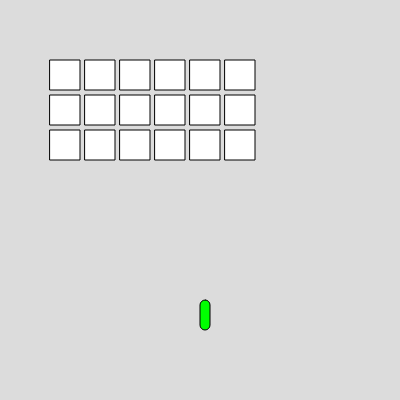
Frame 1 (no input)
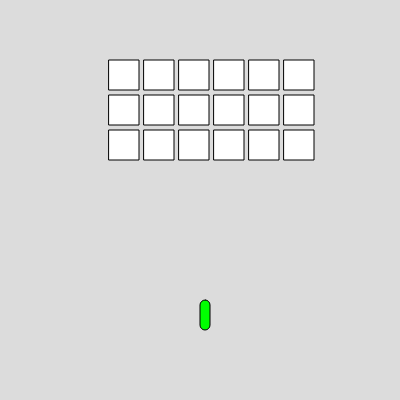
Frame 60 (no input)
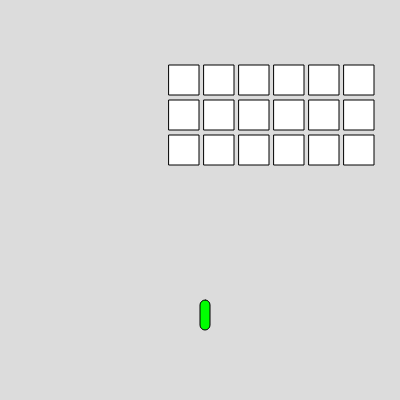
Frame 120 (the mouse pressed at the canvas centre since frame 60)

The p5.js sketch that drew these frames (run headless with seeded random() and noise() and a simulated clock; from frame 60 on, the mouse is pressed at the canvas centre):

// p5.js sketch
// ── sketch.js
let x;
let y;
let aliensList;
let defensor;
let balasList;


function setup() {
  createCanvas(400, 400);
  aliensList = []
  balasList = []
  for (let index = 0; index < 18; index++) {
    if (index < 6) {
      aliensList.push(new Aliens(50 + (35 * index), 60))
    } else if (index >= 6 && index < 12) {
      aliensList.push(new Aliens(50 + (35 * (index - 6)), 60 + (35)))
    } else if (index >= 12 && index < 18) {
      aliensList.push(new Aliens(50 + (35 * (index - 12)), 60 + (70 )))
    }
  }
  defensor = new Defensor(200, 300)
}

function draw() {
  background(220);
  for (let index = 0; index < aliensList.length; index++) {
    const alien = aliensList[index];
    alien.Show()
    alien.move()
  }
  console.log(aliensList.length)
  if (aliensList.length > 0) {
    if (aliensList[aliensList.length - 1].x > 400 - 35) {
      for (let index = 0; index < aliensList.length; index++) {
        const alien = aliensList[index];
        alien.dirx *= -1
      }
    }
    if (aliensList[0].x < 0) {
      for (let index = 0; index < aliensList.length; index++) {
        const alien = aliensList[index];
        alien.dirx *= -1
      }
    }
    if (frameCount % 70 == 0) {
      for (let index = 0; index < aliensList.length; index++) {
        const alien = aliensList[index];
        alien.y += 5
      }
    }
  }
 defensor.Show()
  for (let index = 0; index < balasList.length; index++) {
    const bala = balasList[index];
    bala.Show()
    bala.move()
  }
  for (let index = 0; index < balasList.length; index++) {
    const bala = balasList[index];
    if (bala.y < 10) {
      balasList.splice(index, 1)
    }

  }
  for (let i = 0; i < balasList.length; i++) {
    const bala = balasList[i];
    for (let j = 0; j < aliensList.length; j++) {
      const alien = aliensList[j];
      if (bala.x > alien.x && bala.x < alien.x + 30 && bala.y > alien.y &&
        bala.y < alien.y + 30) {
        aliensList.splice(j, 1)
        balasList.splice(i, 1)
      }
    }
  }
}

function keyPressed() {
  console.log(key);
  defensor.move(key)

  if (keyCode == 32) {
    balasList.push(new Balas(defensor.x, defensor.y))
  }

}


// ── Aliens.js
class Aliens {
    constructor(x, y) {
        this.x = x;
        this.y = y;
        this.dirx = 0.5
    }

    Show() {
        fill(255,255,255);
        rect(this.x, this.y, 30, 30);
    }

    move(){
        this.x += 2* this.dirx

    }

}
// ── Balas.js
class Balas{
    constructor(x, y){
      this.x = x 
      this.y = y
    }

    Show(){
        fill(255)
        rect(this.x, this.y, 10, 10)
    }

    move(){
        this.y -= 10
    }
}    
// ── Defensor.js
class Defensor{
  constructor(x, y){
    this.x = x 
    this.y = y
  }
  Show(){
    fill(0,255,0);
    rect(this.x, this.y, 10, 30, 5);

  }

  move(key){
    if(key == 'ArrowRight'){
        this.x += 30
      }
    
      if(key == 'ArrowLeft'){
        this.x -= 30
      }
  }

}
